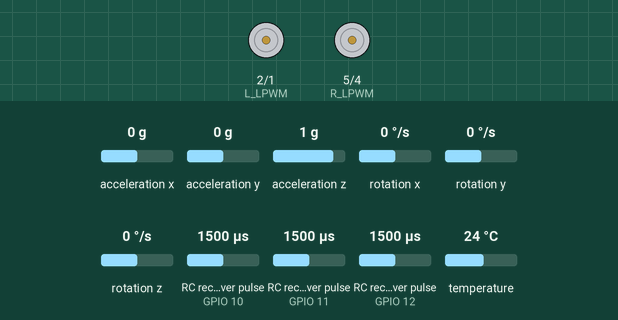
Simulated run of this sketch. Board: ESP32-S3. Parts: motor-driver pin pairs drawn as motors (green arrow = first pin HIGH = forward, orange = second pin HIGH = backward, longer = more drive). Wiring (inferred from the names in the program): 3 × RC receiver channel: data GPIO 10 / data GPIO 11 / data GPIO 12. The test bench sets the inputs (shaded band); at power-on: RC receiver pulse (sensors on GPIO 10, GPIO 11, GPIO 12) 1500 µs, acceleration y 0 g, acceleration z 1 g, acceleration x 0 g, rotation x 0 °/s, rotation y 0 °/s, rotation z 0 °/s, temperature 24 °C. What the sketch prints to the serial monitor is not drawn.

Above: at 1.5 s.
1.6 s: RC receiver pulse (sensor on GPIO 10) set to 1020 µs
At 2.8 s:
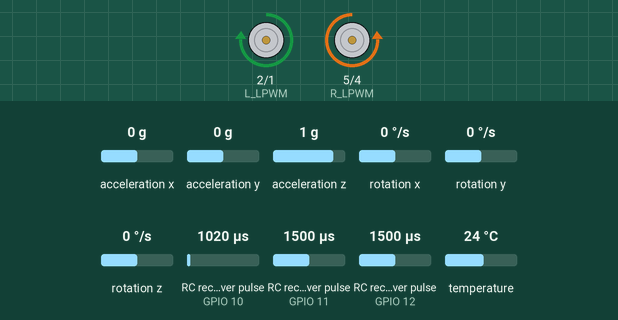
3.2 s: RC receiver pulse (sensor on GPIO 11) set to 1020 µs
At 4.2 s:
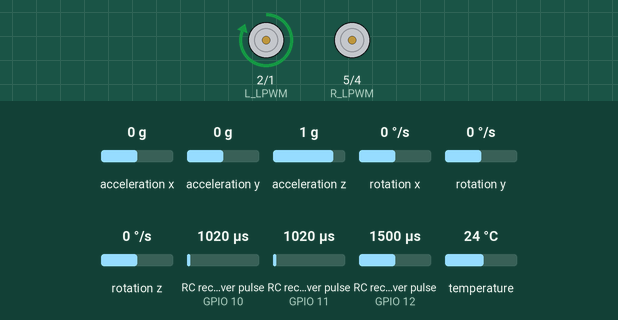
4.8 s: RC receiver pulse (sensor on GPIO 12) set to 1683 µs
6.3 s: RC receiver pulse (sensor on GPIO 12) set to 1718 µs
At 7.6 s:
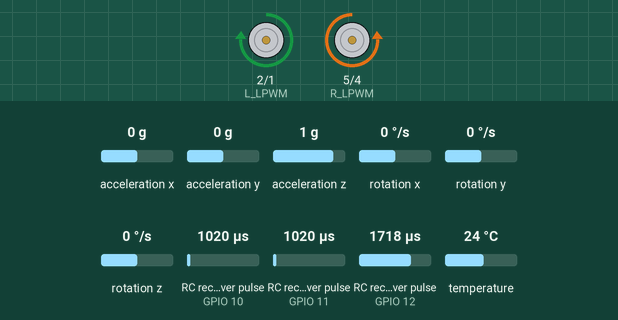
7.9 s: acceleration y set to -1.4 g
At 8.4 s:
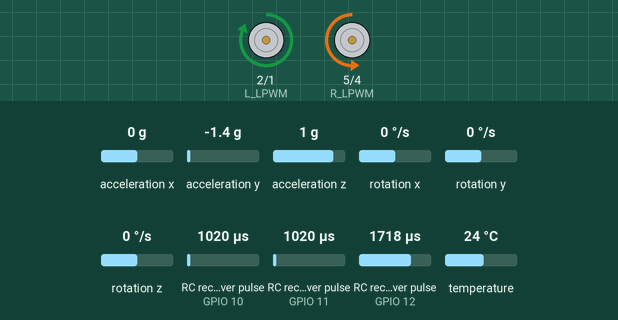
9.5 s: acceleration z set to -1.4 g
At 11.2 s:
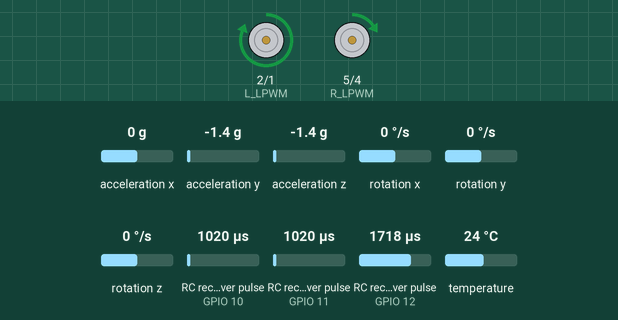
Timing chart, 0 to 12.3 s (numbered marks = the images above; inputs shaded):
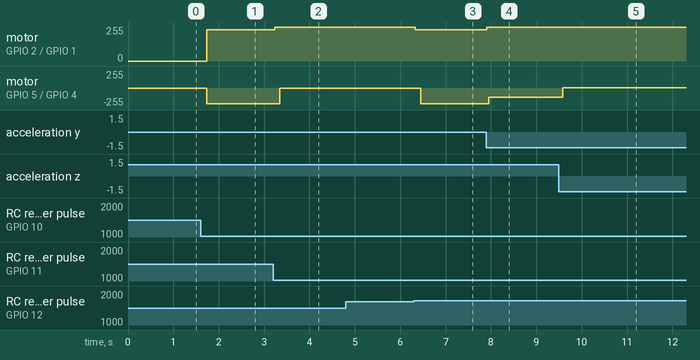

Measured:
- the behaviour switches between 1700 and 1701 µs on RC receiver pulse (sensor on GPIO 12) (found by bisection; images 2 and 3)
- after the input at 1.6 s, motor on GPIO 2 (L_LPWM) / GPIO 1 (L_RPWM): stopped → forward 236/255 after 0.14 s; motor on GPIO 5 (R_LPWM) / GPIO 4 (R_RPWM): stopped → backward 236/255 after 0.14 s
- after the input at 3.2 s, motor on GPIO 2 (L_LPWM) / GPIO 1 (L_RPWM): forward 236/255 → forward 255/255 at once; motor on GPIO 5 (R_LPWM) / GPIO 4 (R_RPWM): backward 236/255 → stopped after 0.15 s
- after the input at 6.3 s, motor on GPIO 2 (L_LPWM) / GPIO 1 (L_RPWM): forward 255/255 → forward 236/255 at once; motor on GPIO 5 (R_LPWM) / GPIO 4 (R_RPWM): stopped → backward 236/255 after 0.15 s
- after the input at 7.9 s, motor on GPIO 2 (L_LPWM) / GPIO 1 (L_RPWM): forward 236/255 → forward 255/255 at once; motor on GPIO 5 (R_LPWM) / GPIO 4 (R_RPWM): backward 236/255 → backward 138/255 after 0.05 s, → backward 137/255 0.11 s later
- after the input at 9.5 s, motor on GPIO 5 (R_LPWM) / GPIO 4 (R_RPWM): backward 137/255 → forward 6/255 after 0.08 s, → forward 7/255 0.25 s later

The sketch:

RoboEdge_Firmware.ino
```cpp
#include <Adafruit_MPU6050.h>
#include <Adafruit_Sensor.h>
#include <Wire.h>

// ---------------- PIN DEFINITIONS ----------------
const int L_RPWM = 1;
const int L_LPWM = 2;
const int R_RPWM = 4;
const int R_LPWM = 5;

const int CH1_STEER    = 10;
const int CH2_THROTTLE = 11;
const int CH5_MODE     = 12;

const int SDA_PIN = 8;
const int SCL_PIN = 9;

// ---------------- MPU SETUP ----------------
Adafruit_MPU6050 mpu;

float smoothAccelY = 0.0f;
float smoothAccelZ = 0.0f;
const float ACCEL_ALPHA = 0.12f;

// ---------------- RC INTERRUPT VARIABLES ----------------
volatile unsigned long ch1Rise = 0, ch2Rise = 0, ch5Rise = 0;
volatile int ch1Pulse = 1500, ch2Pulse = 1500, ch5Pulse = 1500;

// ---------------- ISR FUNCTIONS ----------------
void IRAM_ATTR isr_ch1() {
  if (digitalRead(CH1_STEER)) ch1Rise = micros();
  else ch1Pulse = micros() - ch1Rise;
}

void IRAM_ATTR isr_ch2() {
  if (digitalRead(CH2_THROTTLE)) ch2Rise = micros();
  else ch2Pulse = micros() - ch2Rise;
}

void IRAM_ATTR isr_ch5() {
  if (digitalRead(CH5_MODE)) ch5Rise = micros();
  else ch5Pulse = micros() - ch5Rise;
}

// ---------------- MOTOR SMOOTHING ----------------
float smoothLeft = 0.0f;
float smoothRight = 0.0f;
const float RAMP_RATE = 5.0f;

// ---------------- CONTROL PARAMETERS ----------------
const int RC_DEADZONE = 20;
const float EXPO = 0.4f;

// ---------------- BALANCE CONTROL ----------------
float balanceOffset = 0.0f;
const float kP = 1.8f;

// --------------------------------------------------

void setup() {
  Serial.begin(115200);

  pinMode(L_RPWM, OUTPUT);
  pinMode(L_LPWM, OUTPUT);
  pinMode(R_RPWM, OUTPUT);
  pinMode(R_LPWM, OUTPUT);

  analogWrite(L_RPWM, 0);
  analogWrite(L_LPWM, 0);
  analogWrite(R_RPWM, 0);
  analogWrite(R_LPWM, 0);

  pinMode(CH1_STEER, INPUT);
  pinMode(CH2_THROTTLE, INPUT);
  pinMode(CH5_MODE, INPUT);

  attachInterrupt(digitalPinToInterrupt(CH1_STEER), isr_ch1, CHANGE);
  attachInterrupt(digitalPinToInterrupt(CH2_THROTTLE), isr_ch2, CHANGE);
  attachInterrupt(digitalPinToInterrupt(CH5_MODE), isr_ch5, CHANGE);

  Wire.begin(SDA_PIN, SCL_PIN);
  Wire.setClock(400000);

  if (!mpu.begin()) {
    Serial.println("MPU6050 not found!");
    while (1);
  }

  mpu.setAccelerometerRange(MPU6050_RANGE_4_G);
  mpu.setGyroRange(MPU6050_RANGE_250_DEG);
  mpu.setFilterBandwidth(MPU6050_BAND_10_HZ);

  // Initialize filter
  for (int i = 0; i < 50; i++) {
    sensors_event_t a, g, temp;
    mpu.getEvent(&a, &g, &temp);
    smoothAccelY += a.acceleration.y;
    smoothAccelZ += a.acceleration.z;
    delay(5);
  }

  smoothAccelY /= 50.0f;
  smoothAccelZ /= 50.0f;

  Serial.println("MPU Ready");
}

// ---------------- RC MAPPING ----------------
int rcToMotor(int pulse) {
  pulse = constrain(pulse, 1000, 2000);
  int centered = pulse - 1500;

  if (abs(centered) < RC_DEADZONE) return 0;

  int sign = (centered > 0) ? 1 : -1;
  int value = abs(centered) - RC_DEADZONE;

  float norm = (float)value / (500.0f - RC_DEADZONE);
  float expo_out = EXPO * norm * norm * norm + (1.0f - EXPO) * norm;

  return sign * (int)(expo_out * 255.0f);
}

// ---------------- MOTOR CONTROL ----------------
void setMotors(float targetLeft, float targetRight) {
  smoothLeft += constrain(targetLeft - smoothLeft, -RAMP_RATE, RAMP_RATE);
  smoothRight += constrain(targetRight - smoothRight, -RAMP_RATE, RAMP_RATE);

  int L = (int)smoothLeft;
  int R = (int)smoothRight;

  analogWrite(L_RPWM, L > 0 ? L : 0);
  analogWrite(L_LPWM, L < 0 ? -L : 0);

  analogWrite(R_RPWM, R > 0 ? R : 0);
  analogWrite(R_LPWM, R < 0 ? -R : 0);
}

// ---------------- MAIN LOOP ----------------
void loop() {
  sensors_event_t a, g, temp;
  mpu.getEvent(&a, &g, &temp);

  smoothAccelY = ACCEL_ALPHA * a.acceleration.y + (1.0f - ACCEL_ALPHA) * smoothAccelY;
  smoothAccelZ = ACCEL_ALPHA * a.acceleration.z + (1.0f - ACCEL_ALPHA) * smoothAccelZ;

  float tiltAngle = atan2f(smoothAccelY, smoothAccelZ) * (180.0f / PI);

  int steer = rcToMotor(ch1Pulse);
  int throttle = rcToMotor(ch2Pulse);
  bool autoBalance = (ch5Pulse > 1700);

  float leftTarget, rightTarget;

  if (autoBalance) {
    float balanceOutput = (tiltAngle - balanceOffset) * kP;
    balanceOutput = constrain(balanceOutput, -255, 255);

    leftTarget = balanceOutput + steer;
    rightTarget = balanceOutput - steer;
  } else {
    leftTarget = throttle + steer;
    rightTarget = throttle - steer;
  }

  leftTarget = constrain(leftTarget, -255, 255);
  rightTarget = constrain(rightTarget, -255, 255);

  setMotors(leftTarget, rightTarget);

  Serial.print("Tilt: ");
  Serial.print(tiltAngle);
  Serial.print(" | L: ");
  Serial.print((int)smoothLeft);
  Serial.print(" | R: ");
  Serial.println((int)smoothRight);
}
```
